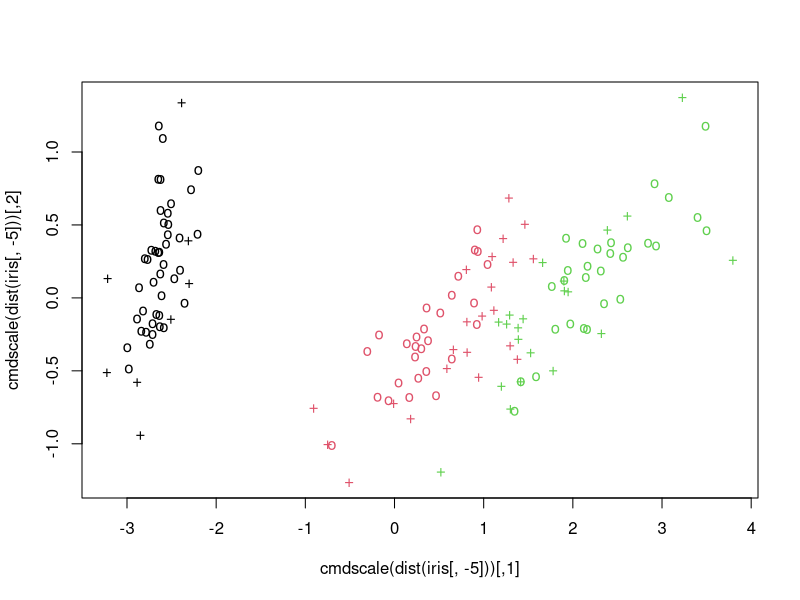
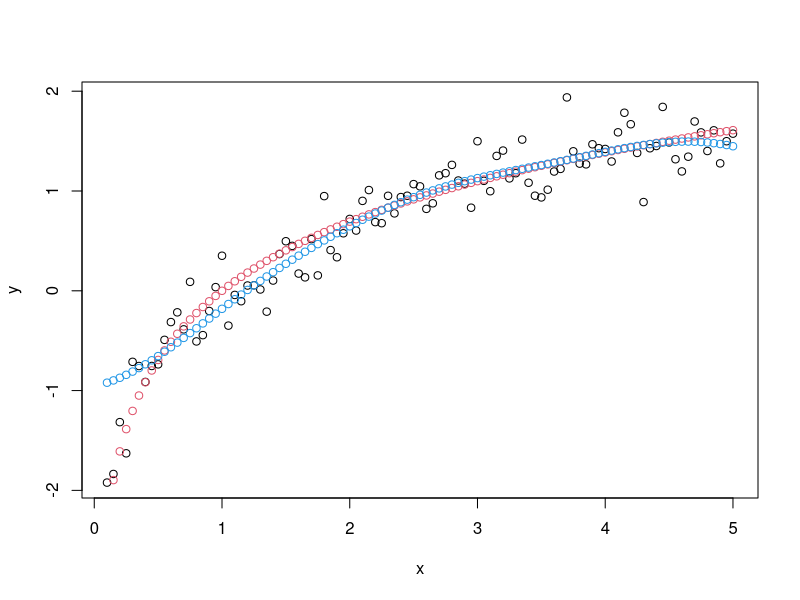
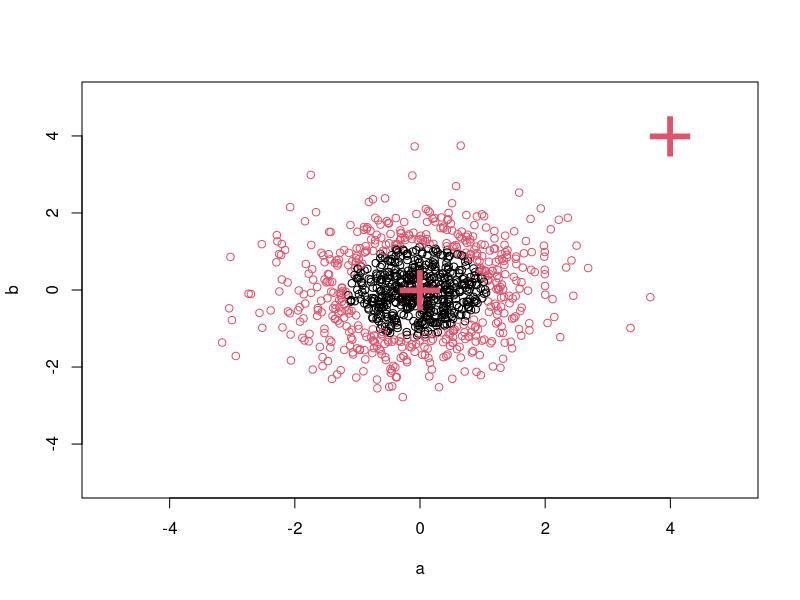

These figures' R source, in order:
## ---- chunk 1
knitr::opts_chunk$set(echo = TRUE)
## ---- chunk 2
library("e1071")
data(iris)
attach(iris)
## classification mode
# default with factor response:
model <- svm(Species ~ ., data = iris)
# alternatively the traditional interface:
x <- subset(iris, select = -Species)
y <- Species
model <- svm(x, y) 
print(model)
summary(model)
# test with train data
pred <- predict(model, x)
# (same as:)
pred <- fitted(model)
# Check accuracy:
table(pred, y)
# compute decision values and probabilities:
pred <- predict(model, x, decision.values = TRUE)
attr(pred, "decision.values")[1:4,]
# visualize (classes by color, SV by crosses):
plot(cmdscale(dist(iris[,-5])),col = as.integer(iris[,5]),pch = c("o","+")[1:150 %in% model$index + 1])

## try regression mode on two dimensions
# create data
x <- seq(0.1, 5, by = 0.05)
y <- log(x) + rnorm(x, sd = 0.2)
# estimate model and predict input values
m   <- svm(x, y)
new <- predict(m, x)
# visualize
plot(x, y)
points(x, log(x), col = 2)
points(x, new, col = 4)

## density-estimation
# create 2-dim. normal with rho=0:
X <- data.frame(a = rnorm(1000), b = rnorm(1000))
attach(X)
# traditional way:
m <- svm(X, gamma = 0.1)
# formula interface:
m <- svm(~., data = X, gamma = 0.1)
# or:
m <- svm(~ a + b, gamma = 0.1)
# test:
newdata <- data.frame(a = c(0, 4), b = c(0, 4))
predict (m, newdata)
# visualize:
plot(X, col = 1:1000 %in% m$index + 1, xlim = c(-5,5), ylim=c(-5,5))
points(newdata, pch = "+", col = 2, cex = 5)
# weights: (example not particularly sensible)
i2 <- iris
levels(i2$Species)[3] <- "versicolor"
summary(i2$Species)
wts <- 100 / table(i2$Species)
wts
m <- svm(Species ~ ., data = i2, class.weights = wts)

